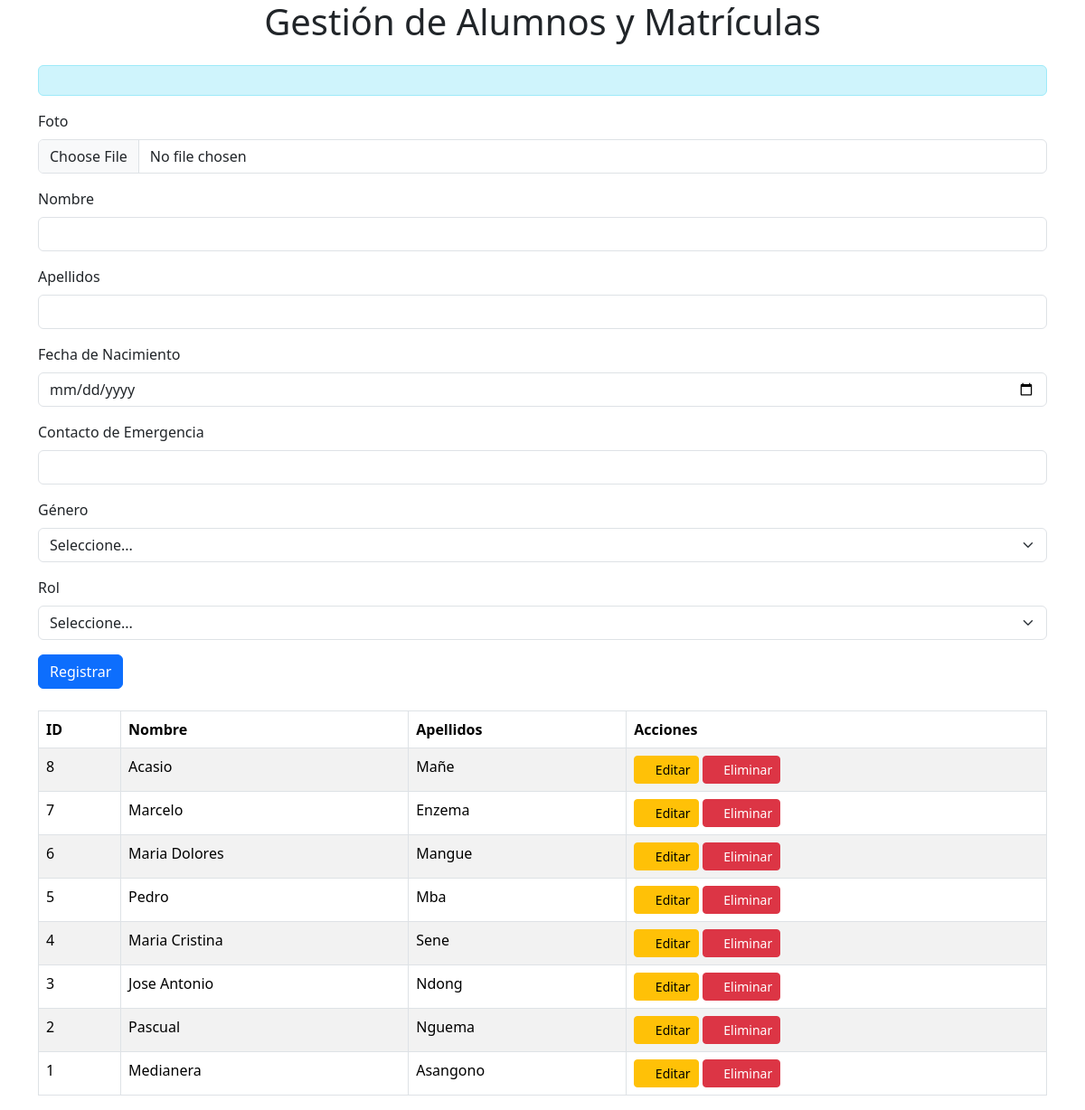
The app's page /secretaria/matricula/actualiar.php with its own data.
### tables this page shows
create table alumno(
    id_alumno int PRIMARY KEY AUTO_INCREMENT,
    foto VARCHAR(45) NOT NULL,
    nombre VARCHAR(45)NOT NULL,
    apellidos VARCHAR(45) NOT NULL,
    fecha_nacimiento DATE NOT NULL,
    contacto_emergencia VARCHAR(45) NOT NULL,
    genero VARCHAR(45) NOT NULL,
	id_rol INT(45) NOT NULL,
    FOREIGN KEY (id_rol) REFERENCES rol(id_rol)
   
);

### secretaria/matricula/actualiar.php (the view, shortened to what this page needs)
<?php
include "../../conexion/conexion.php";
$mensaje = '';
$alumno_data = [];
$query_alumnos = "SELECT * FROM alumno ORDER BY id_alumno DESC";
$stmt_alumnos = $conexion->prepare($query_alumnos);
$stmt_alumnos->execute();
$alumnos = $stmt_alumnos->fetchAll(PDO::FETCH_ASSOC);
?>
<!DOCTYPE html>
<html lang="es">
<head>
    <link rel="stylesheet" href="../css/all.min.css">
    <link rel="stylesheet" href="../css/bootstrap.css">
</head>
<body>
    <div class="container">
        <h1 class="text-center mb-4">Gestión de Alumnos y Matrículas</h1>
        <div class="alert alert-info"><?php echo $mensaje; ?></div>
        <form action="" method="POST" enctype="multipart/form-data">
            <div class="mb-3">
                <label for="foto" class="form-label">Foto</label>
                <input type="file" class="form-control" id="foto" name="foto" accept="image/*">
            </div>
            <div class="mb-3">
                <label for="nombre" class="form-label">Nombre</label>
                <input type="text" class="form-control" id="nombre" name="nombre" required value="<?php echo $alumno_data['nombre'] ?? ''; ?>">
            </div>
            <div class="mb-3">
                <label for="apellidos" class="form-label">Apellidos</label>
                <input type="text" class="form-control" id="apellidos" name="apellidos" required value="<?php echo $alumno_data['apellidos'] ?? ''; ?>">
            </div>
            <div class="mb-3">
                <label for="fecha_nacimiento" class="form-label">Fecha de Nacimiento</label>
                <input type="date" class="form-control" id="fecha_nacimiento" name="fecha_nacimiento" required value="<?php echo $alumno_data['fecha_nacimiento'] ?? ''; ?>">
            </div>
            <div class="mb-3">
                <label for="contacto_emergencia" class="form-label">Contacto de Emergencia</label>
                <input type="text" class="form-control" id="contacto_emergencia" name="contacto_emergencia" required value="<?php echo $alumno_data['contacto_emergencia'] ?? ''; ?>">
            </div>
            <div class="mb-3">
                <label for="genero" class="form-label">Género</label>
                <select class="form-select" id="genero" name="genero" required>
                    <option value="">Seleccione...</option>
                </select>
            </div>
            <div class="mb-3">
                <label for="id_rol" class="form-label">Rol</label>
                <select class="form-select" id="id_rol" name="id_rol" required>
                    <option value="">Seleccione...</option>
                </select>
            </div>
            <button type="submit" class="btn btn-primary">
                <?php echo empty($alumno_data) ? 'Registrar' : 'Actualizar'; ?>
            </button>
        </form>
        <div class="table-responsive mt-4">
            <table class="table table-bordered table-striped">
                <thead>
                    <tr>
                        <th>ID</th>
                        <th>Nombre</th>
                        <th>Apellidos</th>
                        <th>Acciones</th>
                    </tr>
                </thead>
                <tbody>
                    <?php foreach ($alumnos as $alumno): ?>
                        <tr>
                            <td><?php echo $alumno['id_alumno']; ?></td>
                            <td><?php echo $alumno['nombre']; ?></td>
                            <td><?php echo $alumno['apellidos']; ?></td>
                            <td>
                                <a href="?editar=<?php echo $alumno['id_alumno']; ?>" class="btn btn-warning btn-sm">
                                    <i class="fas fa-edit"></i> Editar
                                </a>
                                <button class="btn btn-danger btn-sm" onclick="confirmarEliminar(<?php echo $alumno['id_alumno']; ?>)">
                                    <i class="fas fa-trash"></i> Eliminar
                                </button>
                            </td>
                        </tr>
                    <?php endforeach; ?>
                </tbody>
            </table>
        </div>
    </div>
</body>
</html>

### records on screen
alumno: id_alumno "8", nombre "Acasio", apellidos "Mañe"
alumno: id_alumno "7", nombre "Marcelo", apellidos "Enzema"
alumno: id_alumno "6", nombre "Maria Dolores", apellidos "Mangue"
alumno: id_alumno "5", nombre "Pedro", apellidos "Mba"
alumno: id_alumno "4", nombre "Maria Cristina", apellidos "Sene"
alumno: id_alumno "3", nombre "Jose Antonio", apellidos "Ndong"
alumno: id_alumno "2", nombre "Pascual", apellidos "Nguema"
alumno: id_alumno "1", nombre "Medianera", apellidos "Asangono"
